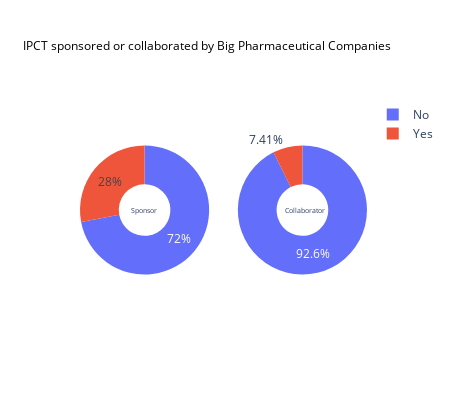

The notebook cell this image was saved under:
### Code cell
# Graph 13 -
# Distribution of clinical trials sponsored or collaborated by Top-50 ranked Pharmaceutical companies

def sponsorplot():
    fig = make_subplots(rows = 1, cols = 2, specs = [[{'type':'domain'}, {'type':'domain'}]])

    # Sponsor count
    fig.add_trace(go.Pie(labels=interventional_studies['Big Names Sponsors (Y/N)'].value_counts().index, 
                         values=interventional_studies['Big Names Sponsors (Y/N)'].value_counts().values,
                         name="Sponsors"),1, 1)

    # Collaborator count
    fig.add_trace(go.Pie(labels=interventional_studies['Big Names Collaborators (Y/N)'].value_counts().index,
                         values=interventional_studies['Big Names Collaborators (Y/N)'].value_counts().values,
                         name="Collaborators"),1, 2)

    # Use `hole` to create a donut-like pie chart
    fig.update_traces(hole = .4)

    # Plot the pie chart
    fig.update_layout(
        autosize = True, height = 400, width = 450,
        title_text="IPCT sponsored or collaborated by Big Pharmaceutical Companies",
        titlefont = dict(size = 12, color = 'black'),
        # Add annotations in the center of the donut pies.
        annotations = [dict(text='Sponsor', x = 0.17, y = 0.5, font_size = 7, showarrow=False),
                       dict(text='Collaborator', x = 0.86, y = 0.5, font_size = 7, showarrow=False)])
    fig.show()
    
sponsorplot()

### Figure 1 — Plotly figure (JSON) as saved in the notebook; plotly's stock layout.template omitted (floating-point values rounded to 4 significant figures)
{"data": [{"domain": {"x": [0, 0.45], "y": [0, 1]}, "hole": 0.4, "labels": ["No", "Yes"], "name": "Sponsors", "type": "pie", "values": [2759, 1072]}, {"domain": {"x": [0.55, 1], "y": [0, 1]}, "hole": 0.4, "labels": ["No", "Yes"], "name": "Collaborators", "type": "pie", "values": [3547, 284]}], "layout": {"annotations": [{"font": {"size": 7}, "showarrow": false, "text": "Sponsor", "x": 0.17, "y": 0.5}, {"font": {"size": 7}, "showarrow": false, "text": "Collaborator", "x": 0.86, "y": 0.5}], "autosize": true, "height": 400, "title": {"font": {"color": "black", "size": 12}, "text": "IPCT sponsored or collaborated by Big Pharmaceutical Companies"}, "width": 450}}
